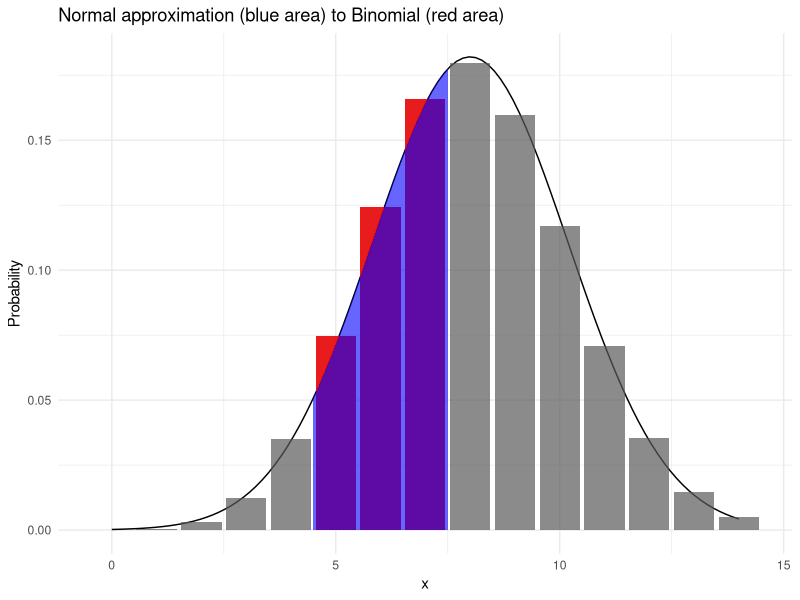

Here is the R script that generated this plot:
## ---- chunk 1
library(ggplot2)
## ---- chunk 2
c(pbinom(10, 20, .4),
pnorm(10, 20*.4, sqrt(20*.4*.6)))
## ---- chunk 3
pnorm(10.5, 20*.4, sqrt(20*.4*.6))
## ---- chunk 4
c(dbinom(10, 20, .4),
pnorm(10.5, 20*.4, sqrt(20*.4*.6)) - pnorm(9.5, 20*.4, sqrt(20*.4*.6)))
## ---- chunk 5
c(pbinom(7, 20, .4) - pbinom(4, 20, .4),
pnorm(7.5, 20*.4, sqrt(20*.4*.6)) - pnorm(4.5, 20*.4, sqrt(20*.4*.6)))
## ---- chunk 6
n <- 1000
p <- 0.234
a <- 0.239
b <- 0.250
c(pbinom(n*b, size = n, prob = p) - pbinom(n*a, size = n, prob = p),
pnorm(b, mean = p, sd = sqrt(p*(1-p)/n)) - pnorm(a, mean = p, sd = sqrt(p*(1-p)/n)))
## ---- chunk 7
p <- 0.3
c(pbinom(n*b, size = n, prob = p) - pbinom(n*a, size = n, prob = p),
pnorm(b, mean = p, sd = sqrt(p*(1-p)/n)) - pnorm(a, mean = p, sd = sqrt(p*(1-p)/n)))
## ---- chunk 8
df <- data.frame(x = 0:14, y = dbinom(0:14, size = 20, prob = .4))
ggplot(df, aes(x, y)) +
  stat_function(fun = dnorm, args = list(mean = 20*.4, sd = sqrt(20*.4*.6))) +
  geom_bar(stat = "identity", alpha = .7) + ylab("Probability") +
  geom_bar(stat = "identity", fill = "red", alpha = .8, data = subset(df, x > 4 & x <= 7)) +
  stat_function(fun = dnorm, args = list(mean = 20*.4, sd = sqrt(20*.4*.6)),
                xlim = c(4.5, 7.5), geom = "area", alpha = .6, fill = "blue") +
  theme_minimal() + ggtitle("Normal approximation (blue area) to Binomial (red area)")
